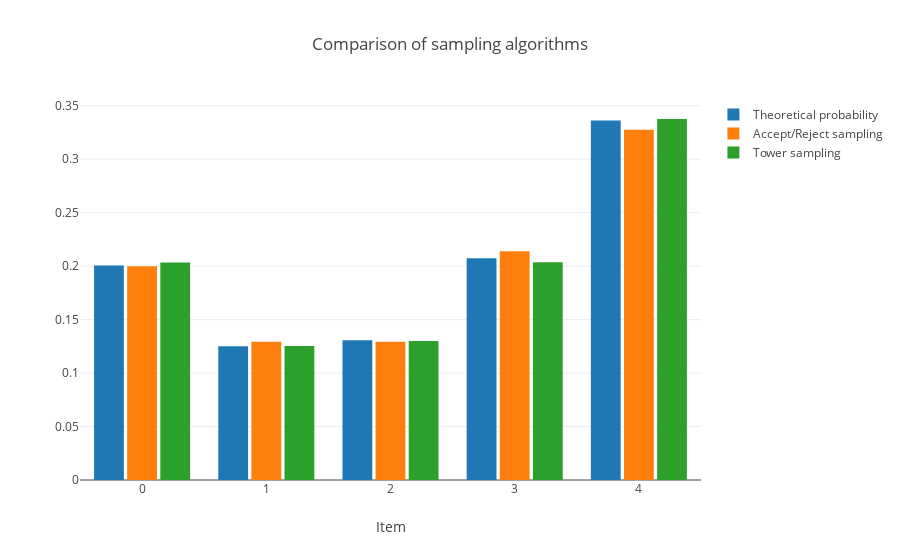

Notebook source saved alongside this figure:
### Code cell
n_items = 5
p = generate_uniform_pmf(n_items)


ar = AcceptRejectSampler(p)
ts = TowerSampler(p)

data = [
    Bar(y=p, name="Theoretical probability"),
    Histogram(x=ar.sample(10000), histnorm="probability", name="Accept/Reject sampling"),
    Histogram(x=ts.sample(10000), histnorm="probability", name="Tower sampling")
]

lyt = Layout(title="Comparison of sampling algorithms", xaxis=dict(title="Item"),
             bargroupgap=0.1)

py.iplot(Figure(data=data, layout=lyt))

### Figure 1 — Plotly figure (JSON) as saved in the notebook; plotly's stock layout.template omitted (floating-point values rounded to 4 significant figures; data arrays with more than 128 entries replaced by an {"elided": "..."} marker saying what was removed)
{"data": [{"name": "Theoretical probability", "type": "bar", "y": [0.2005, 0.1251, 0.1307, 0.2075, 0.3361]}, {"histnorm": "probability", "name": "Accept/Reject sampling", "type": "histogram", "x": {"elided": "10000 int values"}}, {"histnorm": "probability", "name": "Tower sampling", "type": "histogram", "x": {"elided": "10000 int values"}}], "layout": {"bargroupgap": 0.1, "title": "Comparison of sampling algorithms", "xaxis": {"title": "Item"}}}
